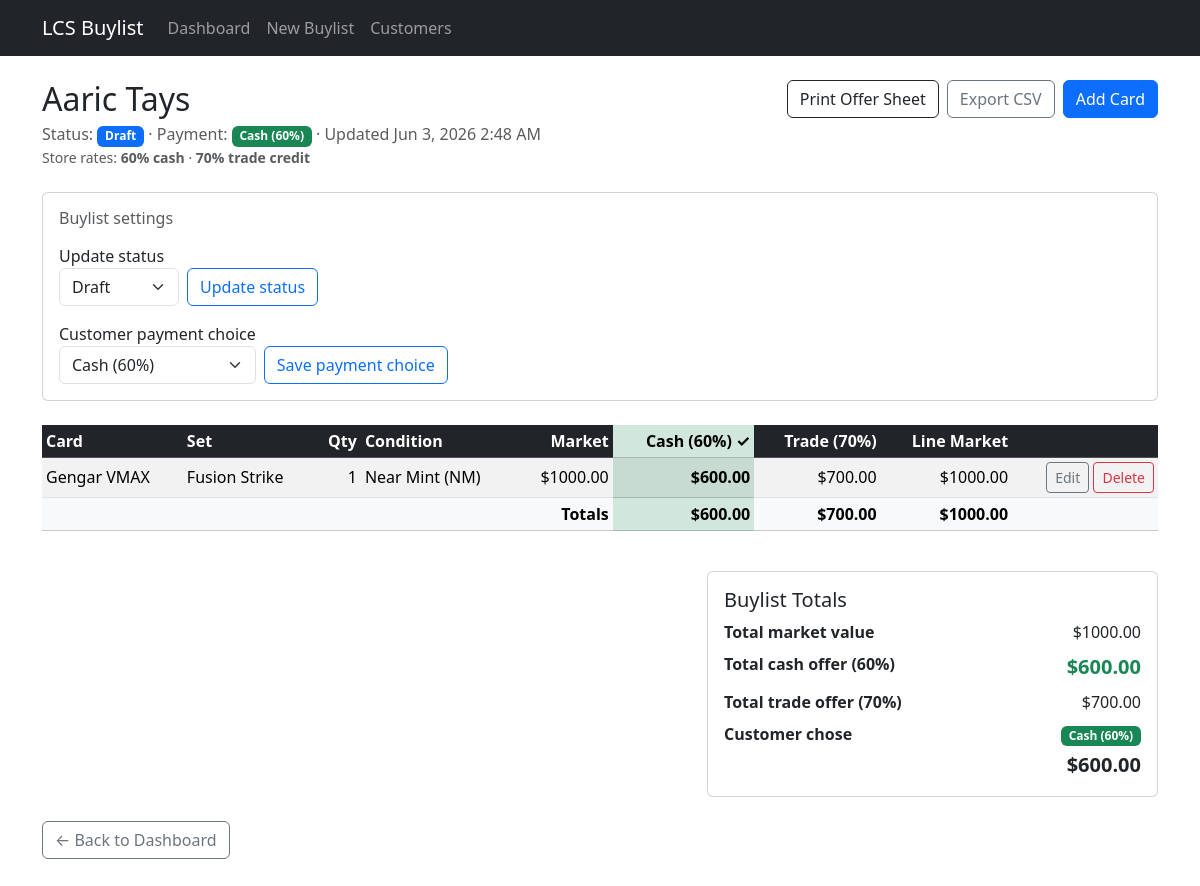
Page /buylists/2/ on the earlier database version.
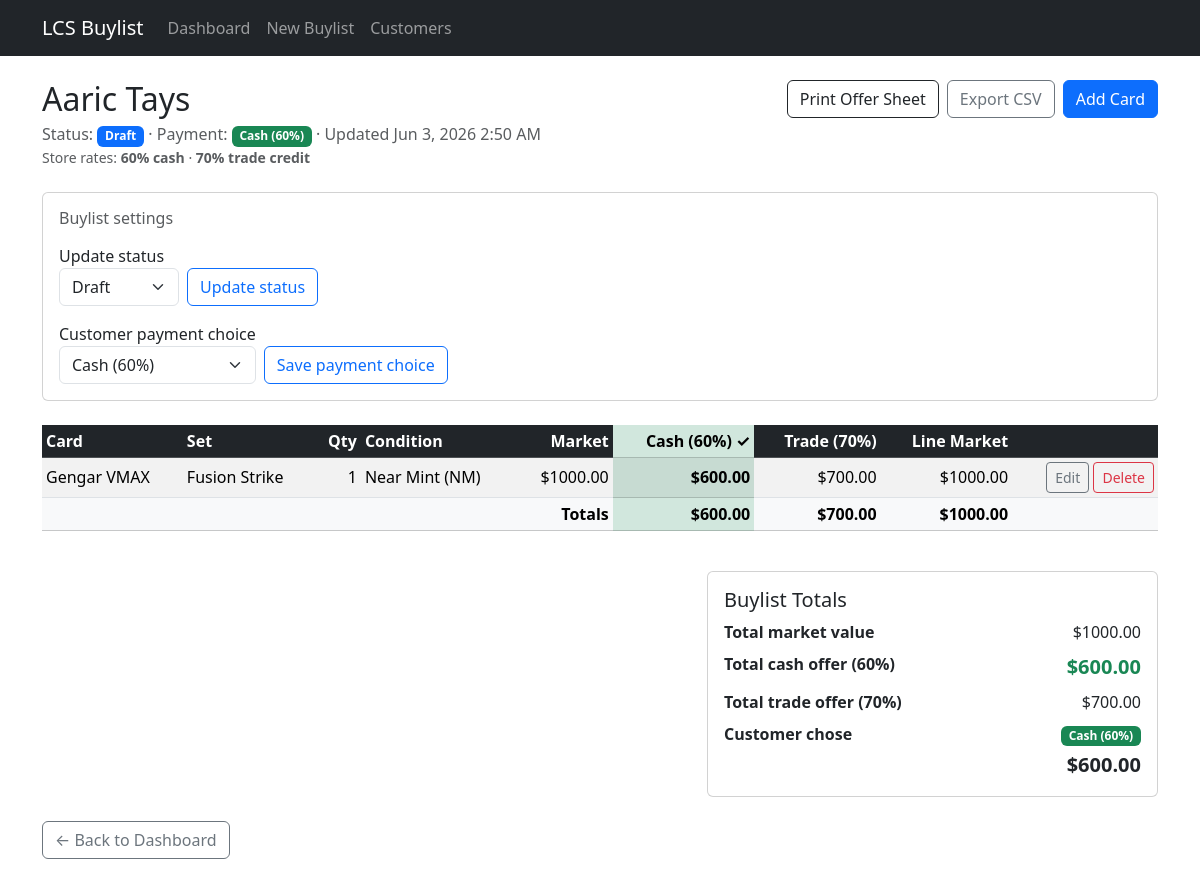
Same page on the later database version.
### buylists/models.py (models this page shows, shortened)
class Buylist(models.Model):
    STATUS_DRAFT = 'draft'
    STATUS_WAITING = 'waiting'
    STATUS_ACCEPTED = 'accepted'
    STATUS_REJECTED = 'rejected'
    STATUS_PAID = 'paid'
    STATUS_CHOICES = [
        (STATUS_DRAFT, 'Draft'),
        (STATUS_WAITING, 'Waiting'),
        (STATUS_ACCEPTED, 'Accepted'),
        (STATUS_REJECTED, 'Rejected'),
        (STATUS_PAID, 'Paid'),
    ]
    PAYMENT_CASH = 'cash'
    PAYMENT_TRADE = 'trade'
    PAYMENT_CHOICES = [
        ('', 'Not selected'),
        (PAYMENT_CASH, 'Cash (60%)'),
        (PAYMENT_TRADE, 'Trade credit (70%)'),
    ]
    customer = models.ForeignKey(
        Customer,
        on_delete=models.CASCADE,
        related_name='buylists',
    )
    status = models.CharField(
        max_length=20,
        choices=STATUS_CHOICES,
        default=STATUS_DRAFT,
    )
    payment_choice = models.CharField(
        max_length=10,
        choices=PAYMENT_CHOICES,
        blank=True,
        default='',
    )
    created_at = models.DateTimeField(auto_now_add=True)
    updated_at = models.DateTimeField(auto_now=True)
    class Meta:
        ordering = ['-updated_at']
    @property
    def total_market_value(self):
        return sum(item.line_market_value for item in self.items.all())
    @property
    def total_cash_offer_value(self):
        return sum(item.cash_offer_price for item in self.items.all())
    @property
    def total_trade_offer_value(self):
        return sum(item.trade_offer_price for item in self.items.all())
    @property
    def payment_choice_selected(self):
        return bool(self.payment_choice)
    @property
    def total_offer_value(self):
        if self.payment_choice == self.PAYMENT_CASH:
            return self.total_cash_offer_value
        if self.payment_choice == self.PAYMENT_TRADE:
            return self.total_trade_offer_value
        return None

class Customer(models.Model):
    name = models.CharField(max_length=200)
    phone = models.CharField(max_length=50, blank=True)
    email = models.EmailField(blank=True)
    notes = models.TextField(blank=True)
    class Meta:
        ordering = ['name']

class BuylistItem(models.Model):
    CONDITION_NM = 'NM'
    CONDITION_LP = 'LP'
    CONDITION_MP = 'MP'
    CONDITION_HP = 'HP'
    CONDITION_DMG = 'DMG'
    CONDITION_CHOICES = [
        (CONDITION_NM, 'Near Mint (NM)'),
        (CONDITION_LP, 'Lightly Played (LP)'),
        (CONDITION_MP, 'Moderately Played (MP)'),
        (CONDITION_HP, 'Heavily Played (HP)'),
        (CONDITION_DMG, 'Damaged (DMG)'),
    ]
    CONDITION_DEFAULTS = {
        CONDITION_NM: Decimal('1.00'),
        CONDITION_LP: Decimal('0.90'),
        CONDITION_MP: Decimal('0.75'),
        CONDITION_HP: Decimal('0.60'),
        CONDITION_DMG: Decimal('0.40'),
    }
    CASH_OFFER_PERCENT = Decimal('0.60')
    TRADE_OFFER_PERCENT = Decimal('0.70')
    buylist = models.ForeignKey(
        Buylist,
        on_delete=models.CASCADE,
        related_name='items',
    )
    card_name = models.CharField(max_length=200)
    set_name = models.CharField(max_length=200, blank=True)
    quantity = models.PositiveIntegerField(default=1)
    condition = models.CharField(
        max_length=3,
        choices=CONDITION_CHOICES,
        default=CONDITION_NM,
    )
    market_price = models.DecimalField(max_digits=10, decimal_places=2)
    condition_percent = models.DecimalField(max_digits=4, decimal_places=2)
    cash_offer_price = models.DecimalField(
        max_digits=10,
        decimal_places=2,
        editable=False,
    )
    trade_offer_price = models.DecimalField(
        max_digits=10,
        decimal_places=2,
        editable=False,
    )
    notes = models.TextField(blank=True)
    class Meta:
        ordering = ['card_name']
    @property
    def line_market_value(self):
        return Decimal(self.quantity) * self.market_price

### buylists/views.py (the view)
# urls.py: path('buylists/<int:pk>/', views.buylist_detail, name='buylist_detail'),
def buylist_detail(request, pk):
    buylist = get_object_or_404(
        Buylist.objects.select_related('customer').prefetch_related('items'),
        pk=pk,
    )
    status_form = BuylistStatusForm(instance=buylist)
    payment_form = BuylistPaymentChoiceForm(instance=buylist)
    return render(request, 'buylists/buylist_detail.html', {
        'buylist': buylist,
        'status_form': status_form,
        'payment_form': payment_form,
    })

### buylists/forms.py
class BuylistStatusForm(BootstrapFormMixin, forms.ModelForm):
    class Meta:
        model = Buylist
        fields = ['status']
        labels = {'status': 'Update status'}

class BuylistPaymentChoiceForm(BootstrapFormMixin, forms.ModelForm):
    class Meta:
        model = Buylist
        fields = ['payment_choice']
        labels = {'payment_choice': 'Customer payment choice'}

### buylists/templates/buylists/buylist_detail.html (shortened to what the changed rows need)
{% extends "buylists/base.html" %}
{% block content %}
<div class="d-flex justify-content-between align-items-start mb-4">
    <div>
        <h1 class="h2 mb-1">{{ buylist.customer.name }}</h1>
        <p class="text-muted mb-0">
            Status:
            <span class="badge bg-primary">{{ buylist.get_status_display }}</span>
            · Payment:
            {% if buylist.payment_choice == 'cash' %}
            <span class="badge bg-success">Cash (60%)</span>
            {% elif buylist.payment_choice == 'trade' %}
            <span class="badge bg-info text-dark">Trade credit (70%)</span>
            {% else %}
            <span class="badge bg-secondary">Not selected</span>
            {% endif %}
            · Updated {{ buylist.updated_at|date:"M j, Y g:i A" }}
        </p>
        <p class="text-muted small mb-0">
            Store rates: <strong>60% cash</strong> · <strong>70% trade credit</strong>
        </p>
    </div>
</div>
<div class="card mb-4">
    <div class="card-body">
        <h2 class="h6 text-muted mb-3">Buylist settings</h2>
        <form method="post" action="{% url 'buylists:buylist_update_status' pk=buylist.pk %}" class="row g-2 align-items-end mb-3">
            <div class="col-auto">
                <label class="form-label mb-0">{{ status_form.status.label }}</label>
                {{ status_form.status }}
            </div>
        </form>
        <form method="post" action="{% url 'buylists:buylist_update_payment_choice' pk=buylist.pk %}" class="row g-2 align-items-end">
            <div class="col-auto">
                <label class="form-label mb-0">{{ payment_form.payment_choice.label }}</label>
                {{ payment_form.payment_choice }}
            </div>
        </form>
    </div>
</div>
{% if buylist.items.all %}
<div class="table-responsive mb-4">
    <table class="table table-striped table-hover align-middle table-sm">
        <thead class="table-dark">
            <tr>
                <th>Card</th>
                <th>Set</th>
                <th class="text-end">Qty</th>
                <th>Condition</th>
                <th class="text-end">Market</th>
                <th class="text-end{% if buylist.payment_choice == 'cash' %} table-success{% endif %}">Cash (60%){% if buylist.payment_choice == 'cash' %} ✓{% endif %}</th>
                <th class="text-end{% if buylist.payment_choice == 'trade' %} table-success{% endif %}">Trade (70%){% if buylist.payment_choice == 'trade' %} ✓{% endif %}</th>
                <th class="text-end">Line Market</th>
                <th></th>
            </tr>
        </thead>
        <tbody>
            {% for item in buylist.items.all %}
            <tr>
                <td>{{ item.card_name }}</td>
                <td>{{ item.set_name|default:"—" }}</td>
                <td class="text-end">{{ item.quantity }}</td>
                <td>{{ item.get_condition_display }}</td>
                <td class="text-end">${{ item.market_price }}</td>
                <td class="text-end{% if buylist.payment_choice == 'cash' %} table-success fw-semibold{% endif %}">${{ item.cash_offer_price }}</td>
                <td class="text-end{% if buylist.payment_choice == 'trade' %} table-success fw-semibold{% endif %}">${{ item.trade_offer_price }}</td>
                <td class="text-end">${{ item.line_market_value }}</td>
                <td class="text-end text-nowrap">
                    <a href="{% url 'buylists:buylistitem_edit' buylist_pk=buylist.pk pk=item.pk %}" class="btn btn-sm btn-outline-secondary">Edit</a>
                    <a href="{% url 'buylists:buylistitem_delete' buylist_pk=buylist.pk pk=item.pk %}" class="btn btn-sm btn-outline-danger">Delete</a>
                </td>
            </tr>
            {% endfor %}
        </tbody>
        <tfoot class="table-light fw-semibold">
            <tr>
                <td colspan="5" class="text-end">Totals</td>
                <td class="text-end{% if buylist.payment_choice == 'cash' %} table-success{% endif %}">${{ buylist.total_cash_offer_value }}</td>
                <td class="text-end{% if buylist.payment_choice == 'trade' %} table-success{% endif %}">${{ buylist.total_trade_offer_value }}</td>
                <td class="text-end">${{ buylist.total_market_value }}</td>
                <td></td>
            </tr>
        </tfoot>
    </table>
</div>
<div class="row justify-content-end">
    <div class="col-md-5">
        <div class="card">
            <div class="card-body">
                <h2 class="h5 card-title">Buylist Totals</h2>
                <dl class="row mb-0">
                    <dt class="col-7">Total market value</dt>
                    <dd class="col-5 text-end">${{ buylist.total_market_value }}</dd>
                    <dt class="col-7">Total cash offer (60%)</dt>
                    <dd class="col-5 text-end{% if buylist.payment_choice == 'cash' %} fw-bold text-success fs-5{% endif %}">${{ buylist.total_cash_offer_value }}</dd>
                    <dt class="col-7">Total trade offer (70%)</dt>
                    <dd class="col-5 text-end{% if buylist.payment_choice == 'trade' %} fw-bold text-success fs-5{% endif %}">${{ buylist.total_trade_offer_value }}</dd>
                    {% if buylist.payment_choice_selected %}
                    <dt class="col-7">Customer chose</dt>
                    <dd class="col-5 text-end mb-0">
                        <span class="badge {% if buylist.payment_choice == 'cash' %}bg-success{% else %}bg-info text-dark{% endif %}">
                            {{ buylist.get_payment_choice_display }}
                        </span>
                        <div class="fs-5 fw-bold mt-1">${{ buylist.total_offer_value }}</div>
                    </dd>
                    {% endif %}
                </dl>
            </div>
        </div>
    </div>
</div>
{% else %}
<div class="alert alert-info">
    No cards on this buylist yet.
    <a href="{% url 'buylists:buylistitem_create' buylist_pk=buylist.pk %}">Add the first card</a>.
</div>
{% endif %}
{% endblock %}

Differences in the rows shown:
changed Buylist "Draft": updated_at "Jun 3, 2026 2:48 AM" → "Jun 3, 2026 2:50 AM"
